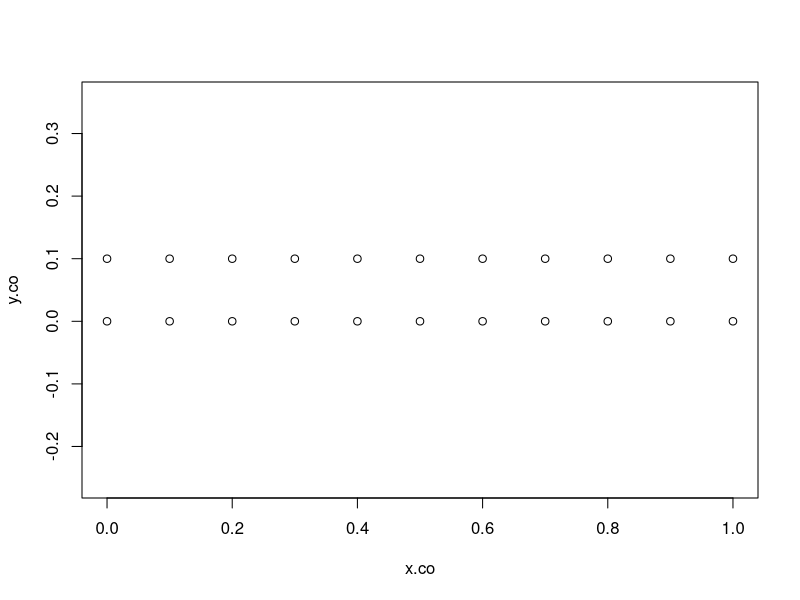
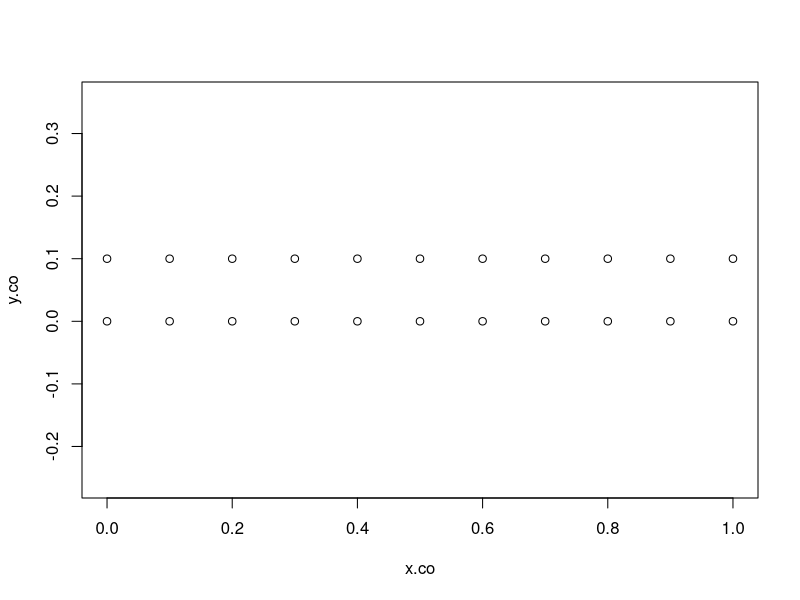

R code for these plots, in order:
## Simple linear spatial regression
## Grid creation
x.co <- rep(seq(0,1,0.1),2)
y.co <- rep(seq(0,0.1,0.1),length = 22, each=11)
plot(x.co,y.co, asp=T)

surf.df <- data.frame(x.co,y.co)
plot(surf.df, asp=TRUE)
